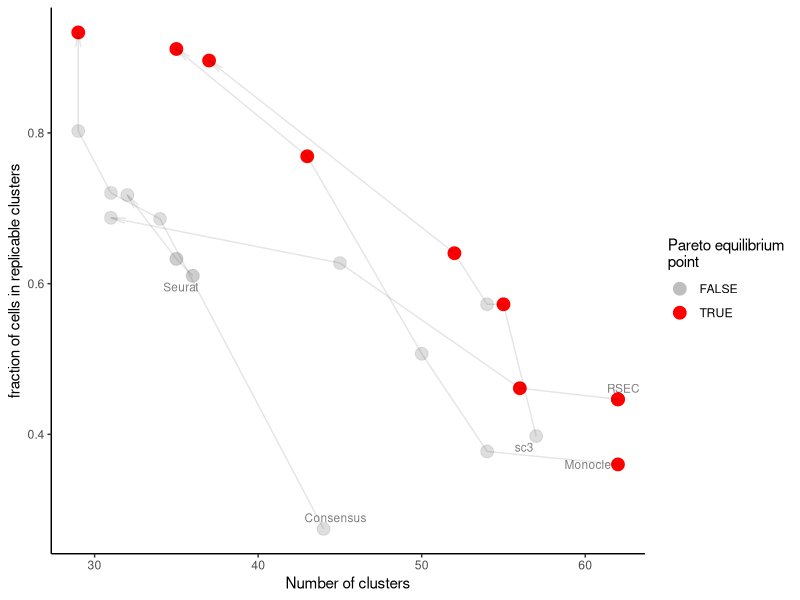
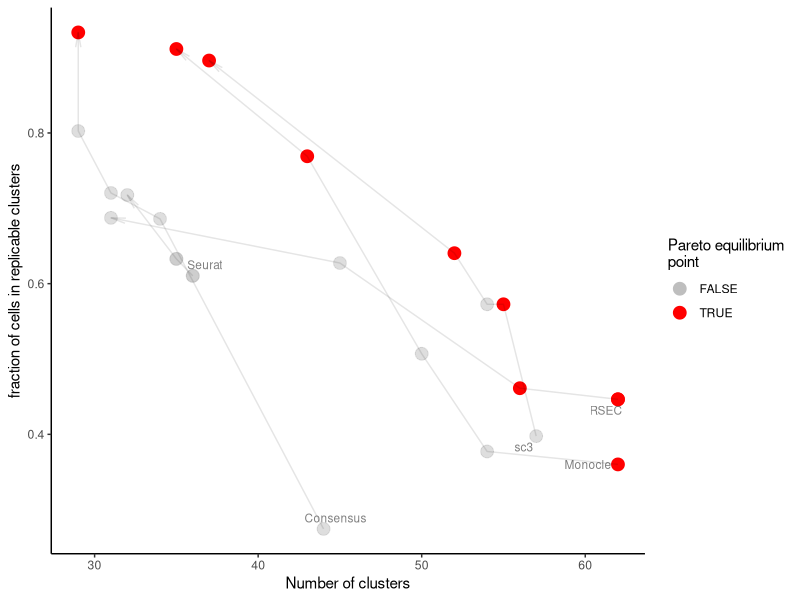

Source code (R) for these figures, in order:
library(tidyverse)
library(here)
library(ggrepel)
isPareto <- function(x, df) {
  return(
    !any(df$fraction_replicable_cells > x[7] &
        df$nb_clusters > x[10]
    )
  )
}
df <- read.table(here("Figures", "Final", "consensus_cluster_replicability.txt"),
                 stringsAsFactors = FALSE)
df <- df %>% mutate(nb_clusters = replicable_clusters + non_replicable_clusters)
df$isPareto <- apply(df, 1, isPareto, df = df)
df$isPareto <- as.character(df$isPareto)
df$level[df$level == "Initial"] <- 0
df$level[df$level == "Final"] <- 100
df$level <- as.numeric(df$level)
df <- df %>% arrange(level)
ggplot(df, aes(x = nb_clusters,
               y = fraction_replicable_cells)) +
  geom_point(aes(color = isPareto,
                 alpha = isPareto),
             size = 4) +
  theme_classic() +
  geom_path(aes(group = clustering_name),
            alpha = .1, arrow = arrow(angle = 10,
                                      length = unit(0.15, "in"))) +
  labs(x = "Number of clusters",
       y = "fraction of cells in replicable clusters",
       col = "Pareto equilibrium\npoint") +
  scale_color_manual(values = c("grey", "red")) +
  scale_alpha_manual(values = c(.5, 1)) +
  geom_text_repel(data = df %>% filter(level == 0),
                  aes(label = clustering_name),
                  alpha = .5, size = 3) +
  guides(alpha = FALSE)
ggsave(filename = here("Figures", "Final", "figure_proposition.pdf"))
